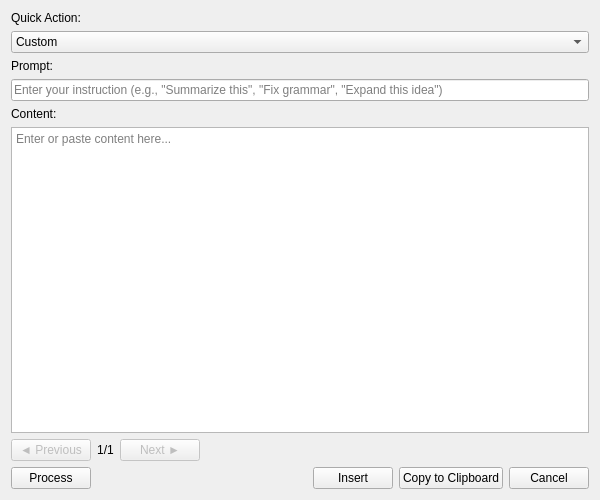
<?xml version="1.0" encoding="UTF-8"?>
<ui version="4.0">
 <class>AIAssistDialog</class>
 <widget class="QDialog" name="AIAssistDialog">
  <property name="geometry">
   <rect>
    <x>0</x>
    <y>0</y>
    <width>600</width>
    <height>500</height>
   </rect>
  </property>
  <property name="windowTitle">
   <string>AI Assist</string>
  </property>
  <layout class="QVBoxLayout" name="verticalLayout">
   <item>
    <widget class="QLabel" name="systemPromptLabel">
     <property name="text">
      <string>Quick Action:</string>
     </property>
    </widget>
   </item>
   <item>
    <widget class="QComboBox" name="systemPromptCombo">
     <item>
      <property name="text">
       <string>Custom</string>
      </property>
     </item>
    </widget>
   </item>
   <item>
    <widget class="QLabel" name="promptLabel">
     <property name="text">
      <string>Prompt:</string>
     </property>
    </widget>
   </item>
   <item>
    <widget class="QLineEdit" name="promptEdit">
     <property name="placeholderText">
      <string>Enter your instruction (e.g., "Summarize this", "Fix grammar", "Expand this idea")</string>
     </property>
    </widget>
   </item>
   <item>
    <widget class="QLabel" name="contentLabel">
     <property name="text">
      <string>Content:</string>
     </property>
    </widget>
   </item>
   <item>
    <widget class="QPlainTextEdit" name="contentEdit">
     <property name="placeholderText">
      <string>Enter or paste content here...</string>
     </property>
    </widget>
   </item>
   <item>
    <layout class="QHBoxLayout" name="historyLayout">
     <item>
      <widget class="QPushButton" name="prevButton">
       <property name="text">
        <string>◄ Previous</string>
       </property>
       <property name="enabled">
        <bool>false</bool>
       </property>
      </widget>
     </item>
     <item>
      <widget class="QLabel" name="historyLabel">
       <property name="text">
        <string>1/1</string>
       </property>
       <property name="alignment">
        <set>Qt::AlignCenter</set>
       </property>
      </widget>
     </item>
     <item>
      <widget class="QPushButton" name="nextButton">
       <property name="text">
        <string>Next ►</string>
       </property>
       <property name="enabled">
        <bool>false</bool>
       </property>
      </widget>
     </item>
     <item>
      <spacer name="horizontalSpacer">
       <property name="orientation">
        <enum>Qt::Horizontal</enum>
       </property>
       <property name="sizeHint" stdset="0">
        <size>
         <width>40</width>
         <height>20</height>
        </size>
       </property>
      </spacer>
     </item>
    </layout>
   </item>
   <item>
    <layout class="QHBoxLayout" name="buttonLayout">
     <item>
      <widget class="QPushButton" name="processButton">
       <property name="text">
        <string>Process</string>
       </property>
       <property name="toolTip">
        <string>Send prompt and content to AI provider (Ctrl+Return)</string>
       </property>
      </widget>
     </item>
     <item>
      <spacer name="buttonSpacer">
       <property name="orientation">
        <enum>Qt::Horizontal</enum>
       </property>
       <property name="sizeHint" stdset="0">
        <size>
         <width>40</width>
         <height>20</height>
        </size>
       </property>
      </spacer>
     </item>
     <item>
      <widget class="QPushButton" name="applyButton">
       <property name="text">
        <string>Insert</string>
       </property>
       <property name="toolTip">
        <string>Apply content to editor</string>
       </property>
      </widget>
     </item>
     <item>
      <widget class="QPushButton" name="copyButton">
       <property name="text">
        <string>Copy to Clipboard</string>
       </property>
      </widget>
     </item>
     <item>
      <widget class="QPushButton" name="cancelButton">
       <property name="text">
        <string>Cancel</string>
       </property>
      </widget>
     </item>
    </layout>
   </item>
  </layout>
 </widget>
 <resources/>
 <connections>
  <connection>
   <sender>cancelButton</sender>
   <signal>clicked()</signal>
   <receiver>AIAssistDialog</receiver>
   <slot>reject()</slot>
   <hints>
    <hint type="sourcelabel">
     <x>540</x>
     <y>470</y>
    </hint>
    <hint type="destinationlabel">
     <x>299</x>
     <y>249</y>
    </hint>
   </hints>
  </connection>
 </connections>
</ui>
